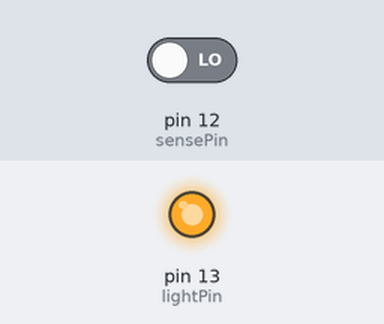
Bench run of a sketch on a simulated Arduino Uno, built with avr-gcc and run on an emulated ATmega328P. Parts: output pins drawn as LEDs (lit = HIGH). Inputs (shaded band) come from the test bench; at power-on: pin 12 (sensePin) LOW.

Above: at 1.2 s.
1.3 s: pin 12 (sensePin) driven HIGH
At 1.8 s:
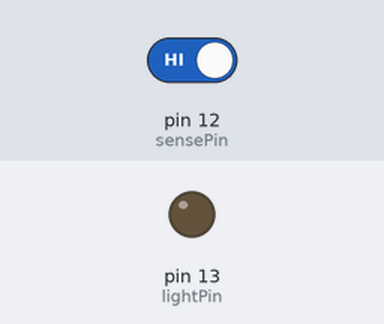
2.8 s: pin 12 (sensePin) driven LOW
At 4.1 s:
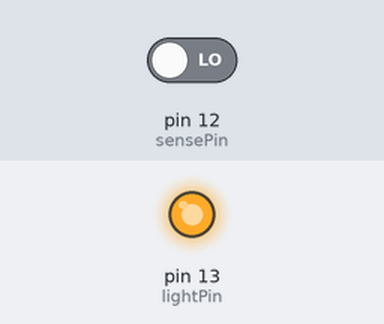
Timing chart, 0 to 5.8 s (numbered marks = the images above; inputs shaded):
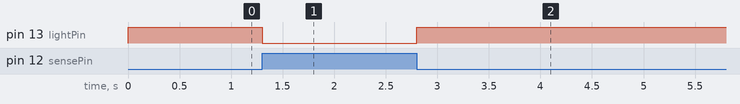

Measured:
- after the input at 1.3 s, pin 13 (lightPin): HIGH → LOW at once
- after the input at 2.8 s, pin 13 (lightPin): LOW → HIGH at once

The sketch:

three-pin-button.ino
```cpp
/************************************************
 * Three Pin Push Button
 * pin S is for sense
 * pin - is for ground
 * the remaing pin needs (+5V  || +3.3V)to work
 ***********************************************/

int sensePin = 12;
int lightPin = 13;

void setup() {
  // put your setup code here, to run once:

  pinMode(sensePin,INPUT);
  pinMode(lightPin,OUTPUT);


}

void loop() {
  // put your main code here, to run repeatedly:

  if(digitalRead(sensePin) == HIGH){
    digitalWrite(lightPin,LOW);
  }
  else{
    digitalWrite(lightPin,HIGH);
  }

}
```
